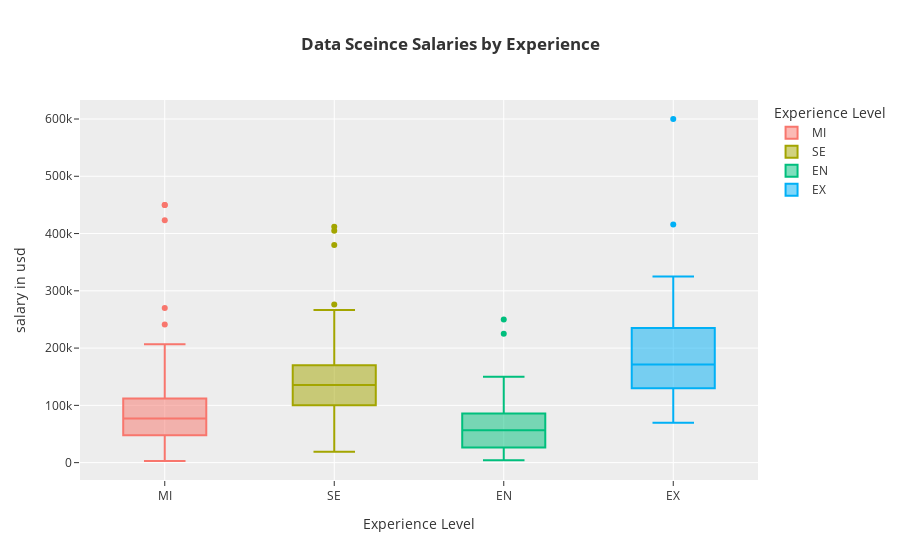

Write notebook code for a chart like this one.
### Code cell
px.box(ds,x='experience_level',y='salary_in_usd',color='experience_level',template='ggplot2',labels={'experience_level':'Experience Level','salary_in_usd':'salary in usd'},title='<b>Data Sceince Salaries by Experience')

### Figure 1 — Plotly figure (JSON) as saved in the notebook; plotly's stock layout.template omitted (floating-point values rounded to 4 significant figures; data arrays with more than 128 entries replaced by an {"elided": "..."} marker saying what was removed)
{"data": [{"alignmentgroup": "True", "hovertemplate": "Experience Level=%{x}<br>salary in usd=%{y}<extra></extra>", "legendgroup": "MI", "marker": {"color": "#F8766D"}, "name": "MI", "notched": false, "offsetgroup": "MI", "orientation": "v", "showlegend": true, "type": "box", "x": {"elided": "213 str values"}, "x0": " ", "xaxis": "x", "y": {"elided": "213 int values"}, "y0": " ", "yaxis": "y"}, {"alignmentgroup": "True", "hovertemplate": "Experience Level=%{x}<br>salary in usd=%{y}<extra></extra>", "legendgroup": "SE", "marker": {"color": "#A3A500"}, "name": "SE", "notched": false, "offsetgroup": "SE", "orientation": "v", "showlegend": true, "type": "box", "x": {"elided": "280 str values"}, "x0": " ", "xaxis": "x", "y": {"elided": "280 int values"}, "y0": " ", "yaxis": "y"}, {"alignmentgroup": "True", "hovertemplate": "Experience Level=%{x}<br>salary in usd=%{y}<extra></extra>", "legendgroup": "EN", "marker": {"color": "#00BF7D"}, "name": "EN", "notched": false, "offsetgroup": "EN", "orientation": "v", "showlegend": true, "type": "box", "x": ["EN", "EN", "EN", "EN", "EN", "EN", "EN", "EN", "EN", "EN", "EN", "EN", "EN", "EN", "EN", "EN", "EN", "EN", "EN", "EN", "EN", "EN", "EN", "EN", "EN", "EN", "EN", "EN", "EN", "EN", "EN", "EN", "EN", "EN", "EN", "EN", "EN", "EN", "EN", "EN", "EN", "EN", "EN", "EN", "EN", "EN", "EN", "EN", "EN", "EN", "EN", "EN", "EN", "EN", "EN", "EN", "EN", "EN", "EN", "EN", "EN", "EN", "EN", "EN", "EN", "EN", "EN", "EN", "EN", "EN", "EN", "EN", "EN", "EN", "EN", "EN", "EN", "EN", "EN", "EN", "EN", "EN", "EN", "EN", "EN", "EN", "EN", "EN"], "x0": " ", "xaxis": "x", "y": [72000, 51321, 39916, 41689, 5707, 42000, 100000, 70000, 250000, 10000, 138000, 15966, 6072, 91000, 45896, 54742, 21669, 62726, 49268, 105000, 82528, 80000, 59102, 76833, 29751, 12000, 70000, 30428, 12000, 225000, 90000, 50000, 110037, 10354, 20000, 100000, 49646, 100000, 80000, 13400, 125000, 63831, 80000, 55000, 60000, 81000, 21844, 9272, 90000, 5882, 24823, 28609, 16228, 4000, 21637, 18053, 36643, 90000, 28399, 65013, 72500, 76833, 85000, 100000, 58000, 59102, 100000, 52351, 45807, 37300, 21983, 125000, 100000, 18442, 120000, 100000, 31875, 58035, 52396, 40000, 86703, 120000, 150000, 65000, 20000, 10000, 67000, 52000], "y0": " ", "yaxis": "y"}, {"alignmentgroup": "True", "hovertemplate": "Experience Level=%{x}<br>salary in usd=%{y}<extra></extra>", "legendgroup": "EX", "marker": {"color": "#00B0F6"}, "name": "EX", "notched": false, "offsetgroup": "EX", "orientation": "v", "showlegend": true, "type": "box", "x": ["EX", "EX", "EX", "EX", "EX", "EX", "EX", "EX", "EX", "EX", "EX", "EX", "EX", "EX", "EX", "EX", "EX", "EX", "EX", "EX", "EX", "EX", "EX", "EX", "EX", "EX"], "x0": " ", "xaxis": "x", "y": [325000, 79833, 150000, 235000, 153667, 230000, 85000, 130026, 250000, 69741, 416000, 600000, 141846, 242000, 200000, 130000, 110000, 224000, 167875, 175000, 135000, 118187, 79039, 196979, 324000, 216000], "y0": " ", "yaxis": "y"}], "layout": {"boxmode": "overlay", "legend": {"title": {"text": "Experience Level"}, "tracegroupgap": 0}, "title": {"text": "<b>Data Sceince Salaries by Experience"}, "xaxis": {"anchor": "y", "categoryarray": ["MI", "SE", "EN", "EX"], "categoryorder": "array", "domain": [0, 1], "title": {"text": "Experience Level"}}, "yaxis": {"anchor": "x", "domain": [0, 1], "title": {"text": "salary in usd"}}}}
